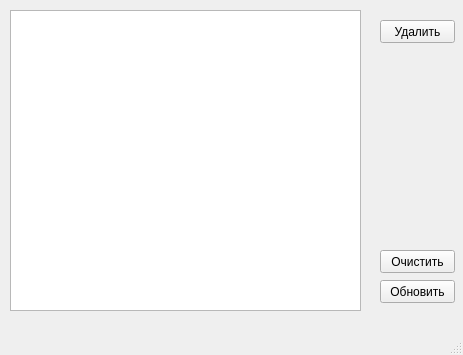
<?xml version="1.0" encoding="UTF-8"?>
<ui version="4.0">
 <class>MainWindow</class>
 <widget class="QMainWindow" name="MainWindow">
  <property name="geometry">
   <rect>
    <x>0</x>
    <y>0</y>
    <width>463</width>
    <height>355</height>
   </rect>
  </property>
  <property name="windowTitle">
   <string>MainWindow</string>
  </property>
  <widget class="QWidget" name="centralwidget">
   <widget class="QTableView" name="tableAnswer">
    <property name="geometry">
     <rect>
      <x>10</x>
      <y>10</y>
      <width>351</width>
      <height>301</height>
     </rect>
    </property>
   </widget>
   <widget class="QPushButton" name="buttonDeleteResults">
    <property name="geometry">
     <rect>
      <x>380</x>
      <y>20</y>
      <width>75</width>
      <height>23</height>
     </rect>
    </property>
    <property name="text">
     <string>Удалить</string>
    </property>
   </widget>
   <widget class="QPushButton" name="buttonRestartResults">
    <property name="geometry">
     <rect>
      <x>380</x>
      <y>280</y>
      <width>75</width>
      <height>23</height>
     </rect>
    </property>
    <property name="text">
     <string>Обновить</string>
    </property>
   </widget>
   <widget class="QPushButton" name="buttonClearResults">
    <property name="geometry">
     <rect>
      <x>380</x>
      <y>250</y>
      <width>75</width>
      <height>23</height>
     </rect>
    </property>
    <property name="text">
     <string>Очистить</string>
    </property>
   </widget>
  </widget>
  <widget class="QMenuBar" name="menubar">
   <property name="geometry">
    <rect>
     <x>0</x>
     <y>0</y>
     <width>463</width>
     <height>21</height>
    </rect>
   </property>
  </widget>
  <widget class="QStatusBar" name="statusbar"/>
 </widget>
 <resources/>
 <connections/>
</ui>
